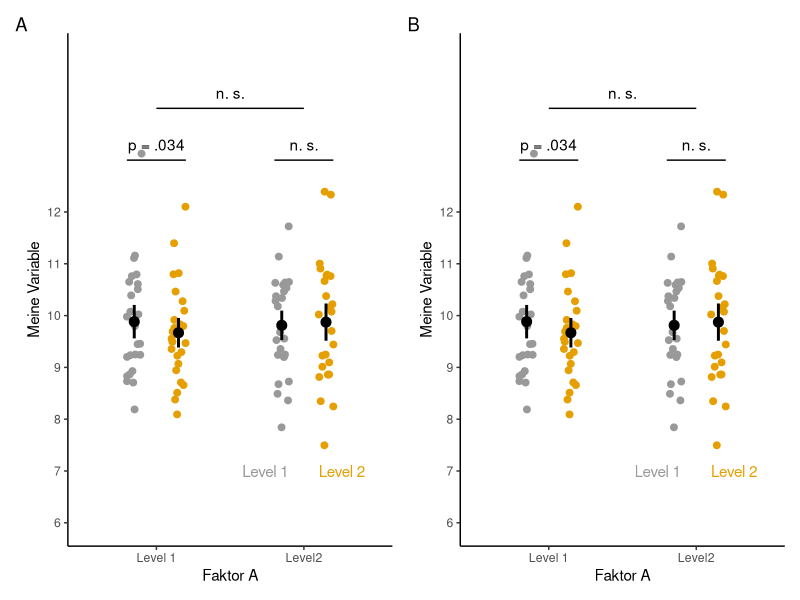
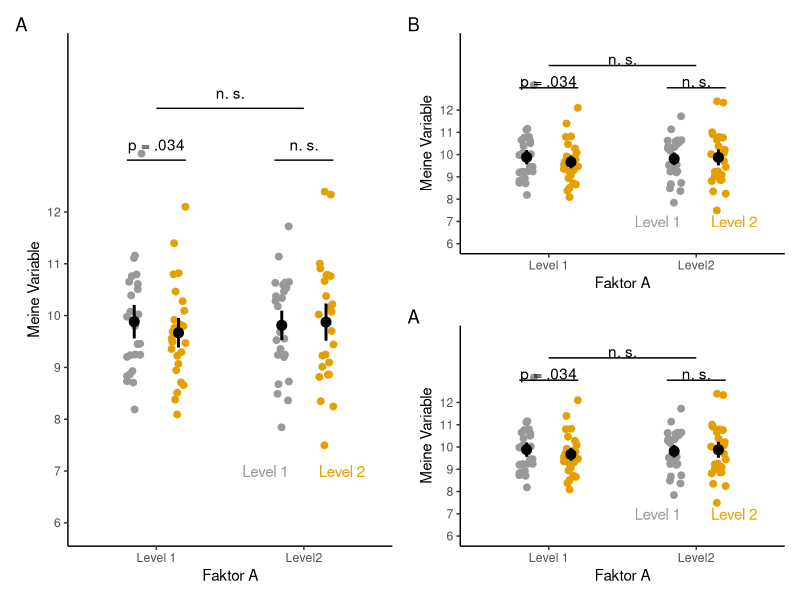

The R script that drew these images, in order:
library(tidyverse)
library(ggplot2)
library(patchwork)


dframe <- tibble(
  av = rnorm(100, 10, 1),
  uvA = as.factor(rep(c("A1", "A2"), each = 50)),
  uvB = as.factor(rep(rep(c("B1", "B2"), each = 25), 2)))


plt <- ggplot(dframe, aes(x = uvA, y = av)) +
  geom_jitter(aes(color = uvB),
              size = 2,
              position = position_jitterdodge(
                         jitter.width = 0.2,
                         dodge.width  = 0.6)) +
  
  stat_summary(
    aes(group = uvB),
    fun.data="mean_se",
    fun.args = list(mult = 1.5), 
    size = 0.6,
    linewidth = 1,
    position = position_dodge(0.6)) + 
  
  scale_x_discrete(labels = c("Level 1", "Level2"),
                   name   = "Faktor A") + 
  scale_y_continuous(limits = c(6, 15),
                     breaks = seq(6,12,1),
                     name = "Meine Variable")


# use color-blind friendly palette, see 
# http://www.cookbook-r.com/Graphs/Colors_(ggplot2)/
cbPalette <- c("#999999", "#E69F00", "#56B4E9", 
               "#009E73", "#F0E442", "#0072B2",
               "#D55E00", "#CC79A7")

myPlot <- plt +
  theme_classic() +
  scale_color_manual(values = cbPalette) +
  theme(legend.position = "none") +
  annotate("text", x = 1.9, y = 7,
           label = 'Level 1',
           vjust = "center", hjust = "right",
           color = cbPalette[1]) +
  annotate("text", x = 2.1, y = 7,
         label = 'Level 2',
         vjust = "center", hjust = "left",
         color = cbPalette[2]) +
  annotate("segment",
           x = 0.8, xend = 1.2,
           y = 13, yend = 13) +
  annotate("text",
           x = 1,
           y = 13.3,
           label = "p = .034") +
  annotate("segment",
           x = 1.8, xend = 2.2,
           y = 13, yend = 13) +
  annotate("text",
           x = 2,
           y = 13.3,
           label = "n. s.") +
  annotate("segment",
         x = 1, xend = 2,
         y = 14, yend = 14) +
  annotate("text",
         x = 1.5,
         y = 14.3,
         label = "n. s.")

# arrangieren
plot1 <- myPlot + labs(tag = "A")
plot2 <- myPlot + labs(tag = "B")

plot1 | plot2
plot1 | plot2 / plot1


# # faceting
# dframe2 <- tibble(
#   av = rnorm(200, 10, 1),
#   uvA = as.factor(rep(c("A1", "A2"), each = 100)),
#   uvB = as.factor(rep(rep(c("B1", "B2"), each = 50), 2)),
#   uvC = as.factor(rep(rep(c("C1", "C2"), each = 25), 4)))
